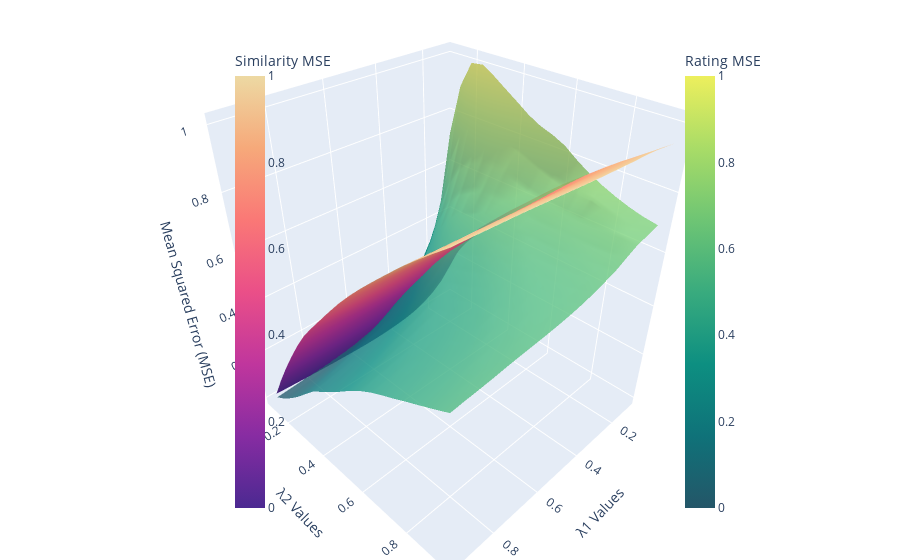

Notebook cell for this chart:
### Code cell
import plotly.graph_objects as go

# Create a 3D surface plot for similarity matrix errors
fig = go.Figure()

# Add the first surface for similarity matrix errors
fig.add_trace(go.Surface(
    z=mse_similarity_grid_scaled,
    x=lambda_1_values,
    y=lambda_2_values,
    colorscale='Agsunset',
    name="Similarity Matrix MSE",
    showscale=True,
    colorbar=dict(
        title="Similarity MSE",
        x=0.25,  # Position of the colorbar
        len=0.85  # Length of the colorbar
    )
))

# Add the second surface for rating matrix errors
fig.add_trace(go.Surface(
    z=mse_rating_grid_scaled,
    x=lambda_1_values,
    y=lambda_2_values,
    colorscale='Aggrnyl',
    name="Rating Matrix MSE",
    showscale=True,
    opacity=0.8,
    colorbar=dict(
        title="Rating MSE",
        x=0.75,  # Position of the colorbar (shifted right)
        len=0.85  # Length of the colorbar
    )
))

# Update layout for better visualization
fig.update_layout(
    title="SLIM Model: 3D Surface Plot of Errors",
    scene=dict(
        xaxis_title='λ1 Values',
        yaxis_title='λ2 Values',
        zaxis_title='Mean Squared Error (MSE)'
    ),
    margin=dict(l=0, r=0, b=0, t=0)
)

# Show the interactive plot
fig.show()

### Figure 1 — Plotly figure (JSON) as saved in the notebook; plotly's stock layout.template omitted (floating-point values rounded to 4 significant figures; data arrays with more than 128 entries replaced by an {"elided": "..."} marker saying what was removed)
{"data": [{"colorbar": {"len": 0.85, "title": {"text": "Similarity MSE"}, "x": 0.25}, "colorscale": [[0, "rgb(75, 41, 145)"], [0.1667, "rgb(135, 44, 162)"], [0.3333, "rgb(192, 54, 157)"], [0.5, "rgb(234, 79, 136)"], [0.6667, "rgb(250, 120, 118)"], [0.8333, "rgb(246, 169, 122)"], [1, "rgb(237, 217, 163)"]], "name": "Similarity Matrix MSE", "showscale": true, "type": "surface", "x": [0.1, 0.15, 0.2, 0.25, 0.3, 0.35, 0.4, 0.45, 0.5, 0.55, 0.6, 0.65, 0.7, 0.75, 0.8, 0.85, 0.9, 0.95], "y": [0.1, 0.15, 0.2, 0.25, 0.3, 0.35, 0.4, 0.45, 0.5, 0.55, 0.6, 0.65, 0.7, 0.75, 0.8, 0.85, 0.9, 0.95], "z": {"elided": "18x18 float values"}}, {"colorbar": {"len": 0.85, "title": {"text": "Rating MSE"}, "x": 0.75}, "colorscale": [[0, "rgb(36, 86, 104)"], [0.1667, "rgb(15, 114, 121)"], [0.3333, "rgb(13, 143, 129)"], [0.5, "rgb(57, 171, 126)"], [0.6667, "rgb(110, 197, 116)"], [0.8333, "rgb(169, 220, 103)"], [1, "rgb(237, 239, 93)"]], "name": "Rating Matrix MSE", "opacity": 0.8, "showscale": true, "type": "surface", "x": [0.1, 0.15, 0.2, 0.25, 0.3, 0.35, 0.4, 0.45, 0.5, 0.55, 0.6, 0.65, 0.7, 0.75, 0.8, 0.85, 0.9, 0.95], "y": [0.1, 0.15, 0.2, 0.25, 0.3, 0.35, 0.4, 0.45, 0.5, 0.55, 0.6, 0.65, 0.7, 0.75, 0.8, 0.85, 0.9, 0.95], "z": {"elided": "18x18 float values"}}], "layout": {"margin": {"b": 0, "l": 0, "r": 0, "t": 0}, "scene": {"xaxis": {"title": {"text": "λ1 Values"}}, "yaxis": {"title": {"text": "λ2 Values"}}, "zaxis": {"title": {"text": "Mean Squared Error (MSE)"}}}, "title": {"text": "SLIM Model: 3D Surface Plot of Errors"}}}
